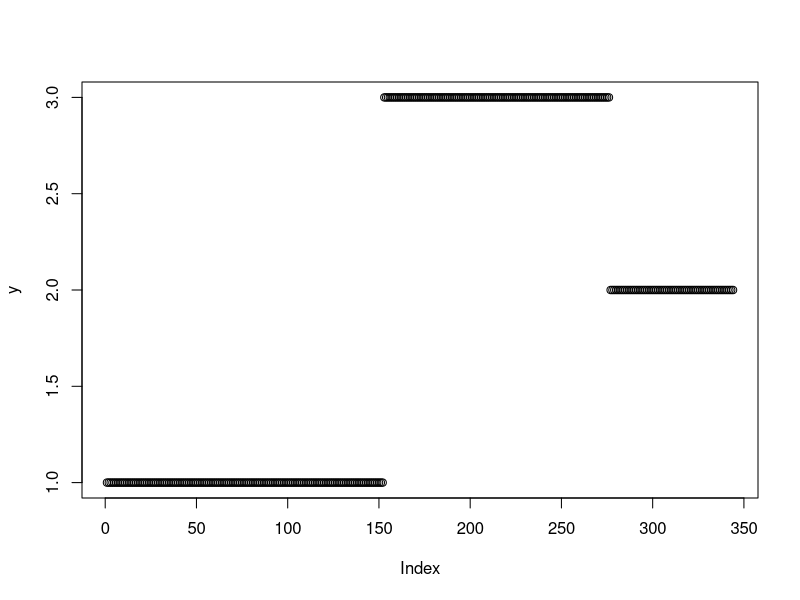
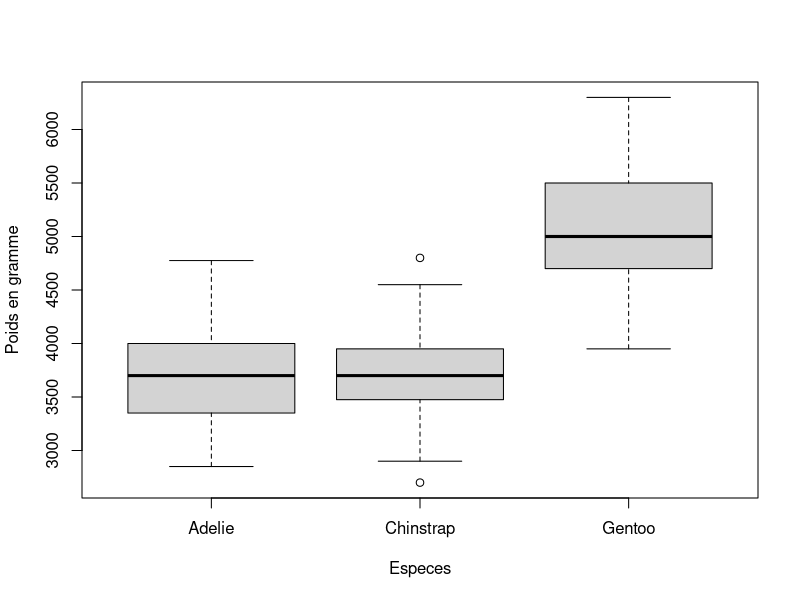

Recreate these plots in R, in order.
## ---- chunk 1
knitr::opts_chunk$set(echo = TRUE)
## ---- chunk 2
library(palmerpenguins)

## ---- chunk 3
penguins
str(penguins)
dim(penguins)
plot(x=penguins$species,y=penguins$bflipper_length_mm)
## ---- chunk 4
data("penguins")
plot(penguins$species, penguins$body_mass_g,data=penguins,ylab="Poids en gramme",xlab="Especes")
